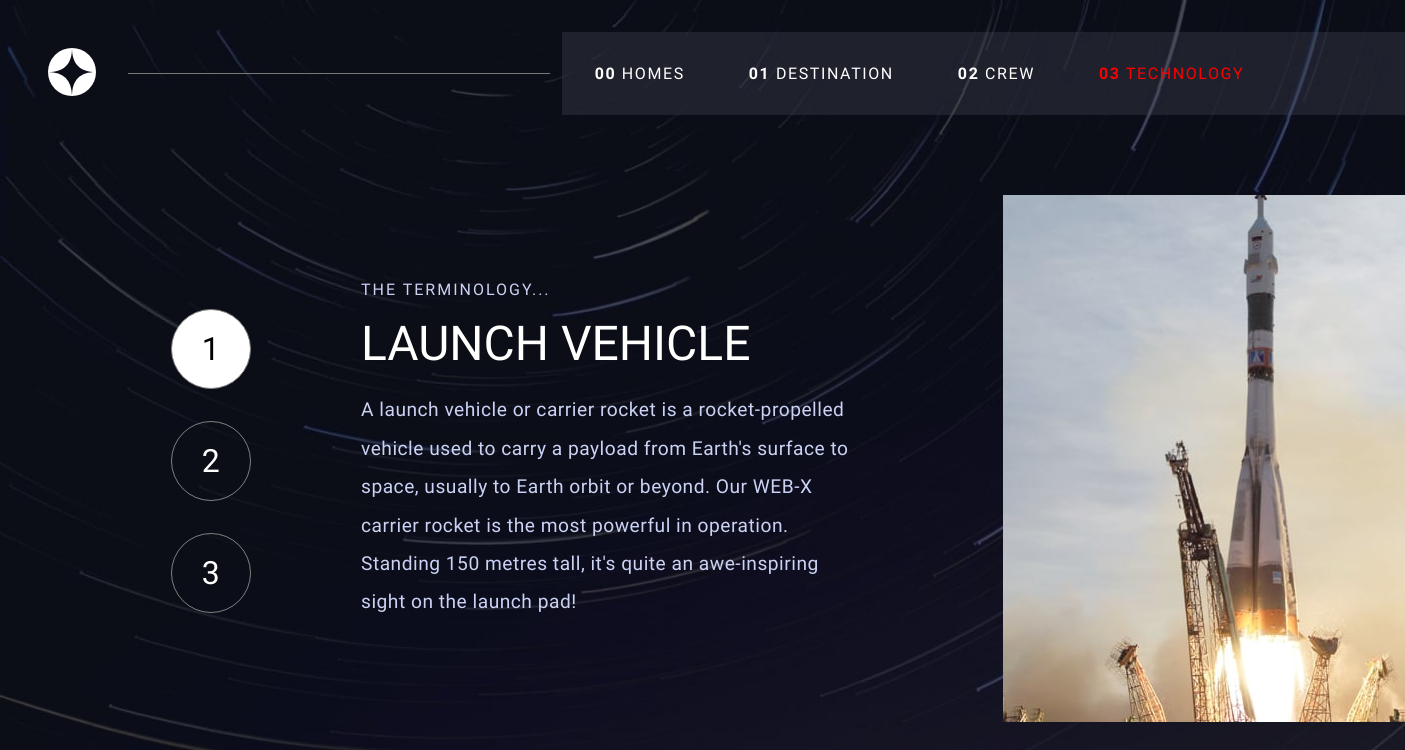
The app's page /technology/vehicle with its own data.
### technology/models.py (models this page shows, shortened)
class Technology(models.Model):
    class Meta:
        verbose_name_plural = ("Technologies")
    name = models.CharField(max_length=128)
    description = models.TextField()
    portrait_image = models.ImageField()
    landscape_image = models.ImageField()
    slug = models.SlugField(default='')

### technology/views.py (the view)
# urls.py: path('vehicle', views.vehicle, name='vehicle'),
def vehicle(request):
    vehicle = Technology.objects.get(name='launch vehicle')
    return render(request, 'technology/technology-vehicle.html', {
        'technology': vehicle
    })

### technology/templates/technology/technology-vehicle.html (shortened to what this page needs)
{% extends 'base.html' %}
{% load static %}
{% block body_block %}technology{% endblock %}
{% block styles_block %}
    <link rel="stylesheet" href="{% static 'technology/index.css' %}">
    <link rel="stylesheet" href="{% static 'technology/partials/tech.css' %}">
    <link rel="stylesheet" href="{% static 'partials/header.css' %}">
{% endblock %}
{% block content_block %}
    {% include 'partials/header.html' %}
    {% include 'technology/partials/tech.html' with name=technology.name description=technology.description image=technology.portrait_image %}
{% endblock %}

### technology/templates/technology/partials/tech.html (shortened to what this page needs)
{% load static %}
<div class="tech__grid">
    <nav class="tech__col1">
        <button
            {% if name == 'launch vehicle' %}
            class="active"
            {% endif %}
        >
            <a href="{% url 'vehicle' %}">
                1
            </a>
        </button>
        <button
        >
            <a href="{% url 'capsule' %}">
                2
            </a>
        </button>
        <button
        >
            <a href="{% url 'spaceport' %}">
                3
            </a>
        </button>
    </nav>
    <div class="tech__col2">
        <p class="tech__terms">the terminology...</p>
        <h2 class="tech__name">{{ name }}</h2>
        <p class="tech__description">{{ description }}</p>
    </div>
    <div class="tech__col3">
        <img src="{% static 'technology/images/' %}{{ image }}" alt="{{ name }}" />
    </div>
</div>

### static/base.css (style rules this page uses)
:root { box-sizing: border-box; --primary-text-color: #fffffe; --secondary-text-color: #cbd2f4; --grey-text-color: #737578; --primary-font: 'Barlow Condensed', sans-serif; --secondary-font: 'Bellefair', serif; --light-weight: 300; --regular-weight: 400; --medium-weight: 500; --bold-weight: 700; }
html { height: 100%; }
body { height: 100%; font-family: var(--primary-font); margin: 0; }
* { box-sizing: inherit; }

### technology/static/technology/index.css (style rules this page uses)
.technology { height: 100vh; background-image: url('/static/technology/images/background-technology-desktop.jpg'); background-repeat: no-repeat; background-size: 100% 100%; color: var(--primary-text); display: flex; flex-direction: column; color: var(--primary-text-color); }

### technology/static/technology/partials/tech.css (style rules this page uses)
.tech__grid { margin-left: 10vw; display: grid; grid-template-columns: 10vw 40vw 40vw; gap: 5rem; text-transform: uppercase; }
.tech__col1 { display: flex; flex-direction: column; justify-content: center; align-items: center; }
.tech__col1 button { width: 5rem; margin: 1rem 0; aspect-ratio: 1 / 1; border-radius: 50%; border: 1px solid grey; background-color: transparent; color: white; font-family: var(--secondary-font); font-size: 2rem; cursor: pointer; }
.tech__col1 button.active { background-color: #fff; color: black; }
.tech__col2 { display: flex; flex-direction: column; justify-content: center; padding-right: 4rem; }
.tech__terms { color: var(--secondary-text-color); letter-spacing: 2px; font-weight: lighter; margin: 0; }
.tech__name { font-family: var(--secondary-font); font-size: 3rem; font-weight: lighter; margin: 0; margin-top: 1rem; }

### static/partials/header.css (style rules this page uses)
a, a:hover, a:active { text-decoration: none; color: inherit; }

### records on screen
Technology: name "LAUNCH VEHICLE", description "A launch vehicle or carrier rocket is a rocket-propelled vehicle used to carry a payload from Earth's surface to space, usually to Earth orbit or beyond. Our WEB-X carrier rocket is the most powerful in operation. Standing 150 metres tall, it's quite an awe-inspiring sight on the launch pad!", portrait_image (picture)
